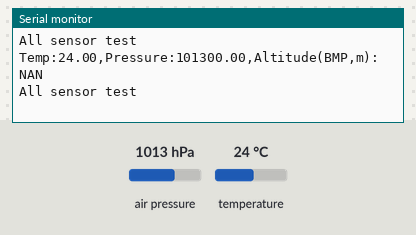
This sketch was run on a simulated Arduino Uno, built with avr-gcc and run on an emulated ATmega328P. Parts: the last lines printed to the serial monitor. The test bench sets the inputs (shaded band); at power-on: air pressure 1013 hPa, temperature 24 °C.

Above: at 1.8 s.
1.9 s: air pressure set to 952 hPa
At 2.5 s:
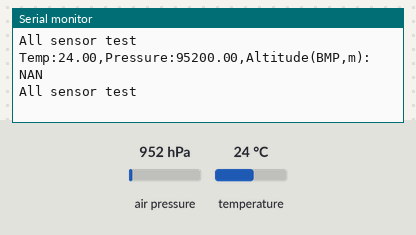
3.4 s: temperature set to 12 °C
At 4.6 s:
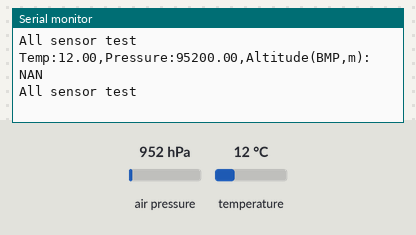
4.9 s: air pressure set to 975 hPa
At 5.7 s:
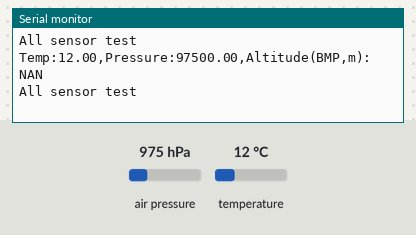
Timing chart, 0 to 7.9 s (numbered marks = the images above; inputs shaded):
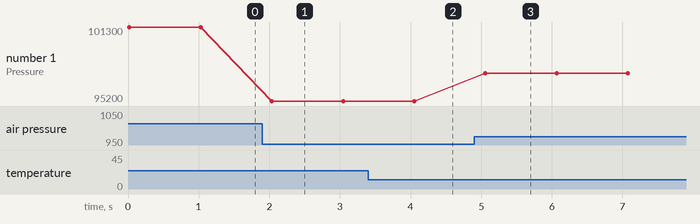

Measured:
- after the input at 1.9 s, the serial monitor: prints a new line after 0.14 s (image 1)
- after the input at 3.4 s, the serial monitor: prints a new line after 0.65 s (image 2)
- after the input at 4.9 s, the serial monitor: prints a new line after 0.16 s (image 3)
- plotted number 1: 101300 → 95200 after the input at 1.9 s, 95200 → 97500 after the input at 4.9 s

The sketch:

BMP_PCB_testBing.ino
```cpp
#include <Wire.h>
#include <SD.h>
#include <Adafruit_BMP280.h>

Adafruit_BMP280 bmp;
File myFile;

float temp, pressure, real_altitude, accel_x, accel_y, accel_z, pitch, roll, yaw;
int seaLevelhPa = 102540;

void setup() {
  // put your setup code here, to run once:
  Serial.begin(9600);
  Wire.begin();
  Serial.println(F("All sensor test"));

  // Check BMP
  while (!bmp.begin()) {
    Serial.println(F("BMP280 initialization failed!"));
  }

  /* Default settings from datasheet. */
  bmp.setSampling(Adafruit_BMP280::MODE_NORMAL,     /* Operating Mode. */
                  Adafruit_BMP280::SAMPLING_X2,     /* Temp. oversampling */
                  Adafruit_BMP280::SAMPLING_X16,    /* Pressure oversampling */
                  Adafruit_BMP280::FILTER_X16,      /* Filtering. */
                  Adafruit_BMP280::STANDBY_MS_500); /* Standby time. */
}

void loop() {
  temp = bmp.readTemperature();
  pressure = bmp.readPressure();


  real_altitude = 44330 * (1.0 - pow(pressure / seaLevelhPa, 0.190295));

  String str = "";
   str += "Temp:";
  str += temp;
  str += ",";
  str += "Pressure:";
  str += pressure;
  str += ",";
  str += "Altitude(BMP,m):";
  str += real_altitude;

  Serial.println(str);
  Serial.println();

  Serial.println(F("All sensor test"));

  delay(500);
  delay(500);
}
```
